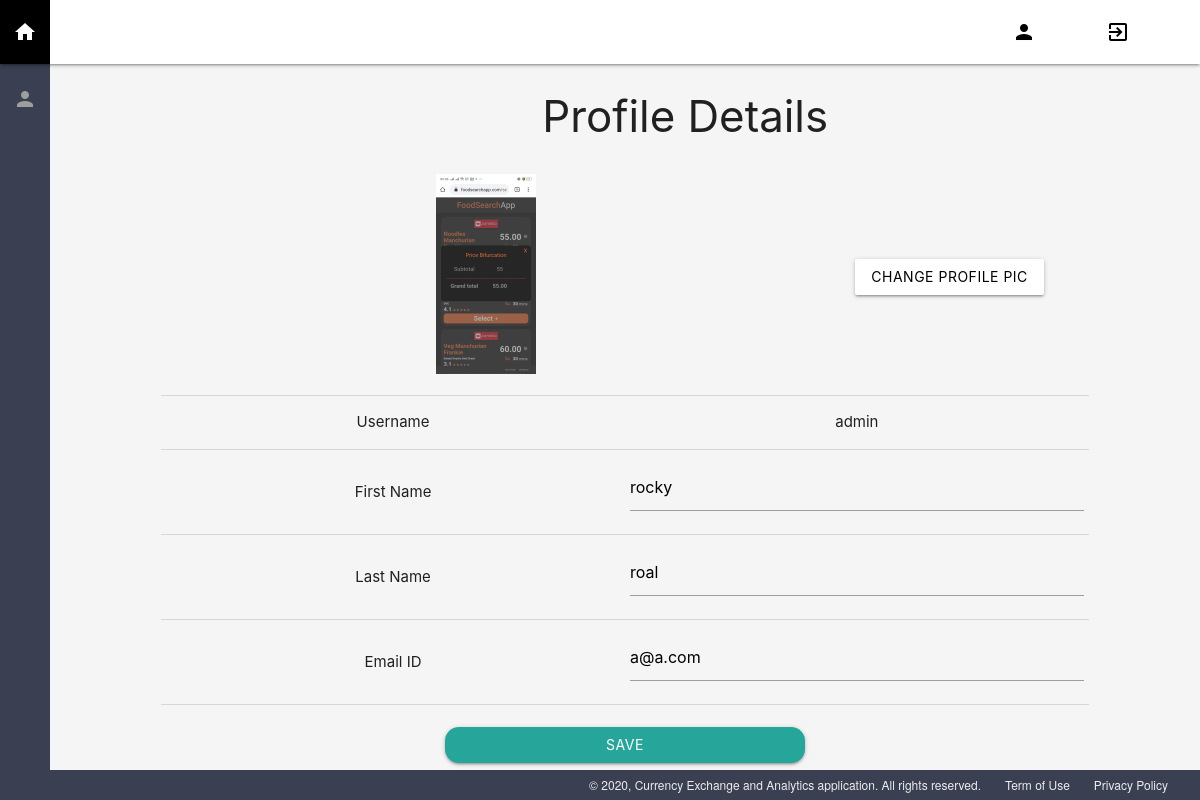
/profile/ (signed in), run on an earlier commit of the app's database.
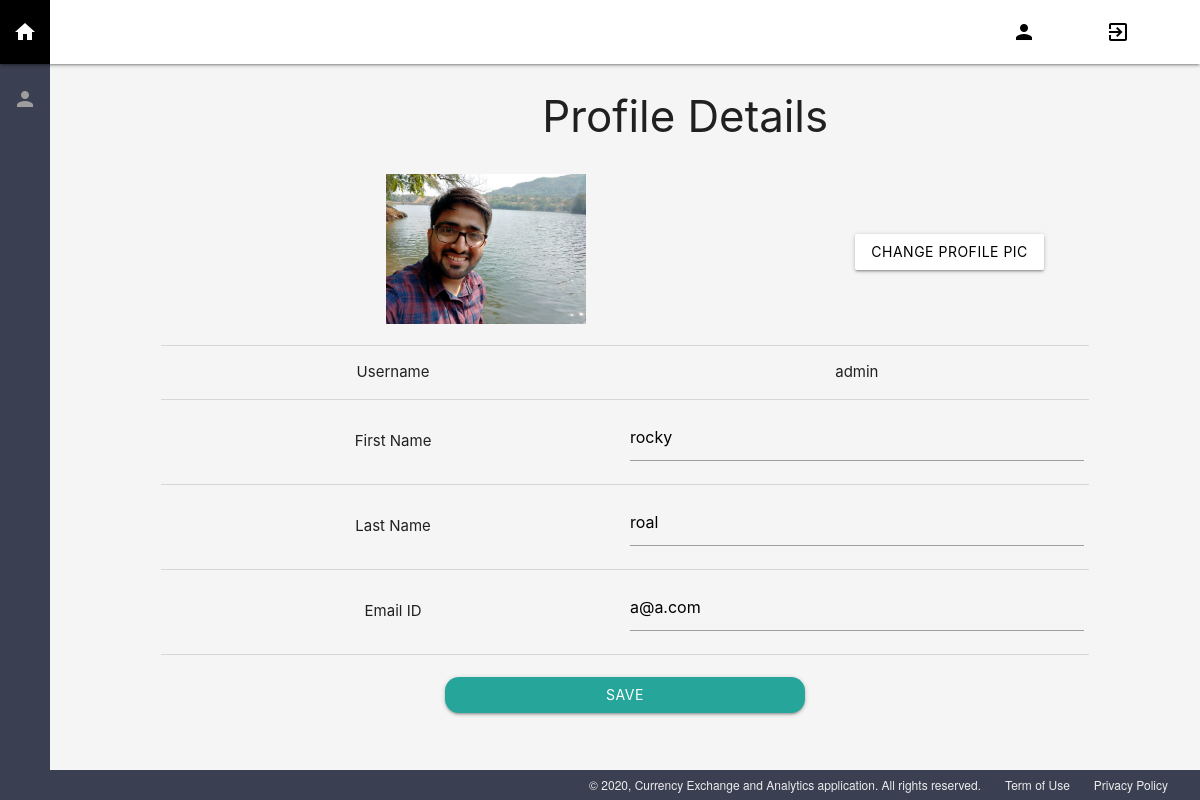
And on a later commit of the database.
### CurrencyExngApp/models.py (models this page shows, shortened)
class User(AbstractUser):
    profile_image = models.ImageField(
        upload_to=settings.IMAGE_UPLOAD_PATH, null=True, blank=True, help_text="Profile Image")
    class Meta:
        verbose_name = "User"
        verbose_name_plural = "Users"

### CurrencyExngApp/views.py (the view)
# urls.py: url(r'^profile/', views.Profile), #Profile Page
def Profile(request):
    if request.user.is_authenticated():
        return render(request, 'CurrencyExngApp/profile.html')
    else:
        return HttpResponseRedirect("/login")

### CurrencyExngApp/templates/CurrencyExngApp/profile.html (shortened to what this page needs)
{% extends 'CurrencyExngApp/base.html' %}
{% block content %}
{% load static %}
<div>
	<div class="col s4 m4 l4 offset-s5 offset-m5 offset-l5 ">
	    <h3>Profile Details</h3>
	</div>
</div>
<br>
<div style="padding: 0 100px">
	<table>
	    <tr>
	    	{% if request.user.profile_image %}
	        	<td style="width: 70%">
	            	<img id="profile-pic" src="{{request.user.profile_image.url}}" style="max-width: 200px; max-height: 200px" />
	        	</td>
	        	<td style="width: 30%">
	        		<a href="#modal-upload-profile-image" class="btn white black-text modal-trigger">Change Profile Pic</a>
	        	</td>
	        {% endif %}
	    </tr>
	</table>
	<table>
	    <tr>
	        <td>Username</td>
	        <td>{{ request.user.username }}</td>
	    </tr>
	    <tr>
	        <td>First Name</td>
	        <td><input type="text" name="" id="profile-first-name" value="{{request.user.first_name}}"></td>
	    </tr>
	    <tr>
	        <td>Last Name</td>
	        <td><input type="text" name="" id="profile-last-name" value="{{request.user.last_name}}"></td>
	    </tr>
	    <tr>
	        <td>Email ID</td>
	        <td><input type="text" name="" id="profile-emailid" value="{{request.user.email}}"></td>
	    </tr>
	</table>
</div>
<br>
<div class="row">
  <div class="col s4 l4 m4 offset-m4 offset-l4 offset-s4">
    <a href="javascript:void(0)" class="btn col s12" style="border-radius:1em;" onclick="save_profile_data()">Save</a>
  </div>
</div>
{% endblock %}

### CurrencyExngApp/templates/CurrencyExngApp/base.html (shortened to what this page needs)
{% load static %}
<!DOCTYPE html>
<html lang="en">
<head>
  <link rel="stylesheet" type="text/css" href="{% static 'CurrencyExngApp/css/external-css/material_icons.css' %}"
  media="screen,projection">
  <link rel="stylesheet" type="text/css" href="{% static 'CurrencyExngApp/css/external-css/materialize.min.css' %}"
  media="screen,projection">
  <link rel="stylesheet" type="text/css" href="{% static 'CurrencyExngApp/css/style.css' %}"
  media="screen,projection">
</head>
<body class="grey lighten-4">
  <div class="navbar-fixed">
    <nav class="white lighten-1" role="navigation">
      <div class="nav-wrapper">
        <a href="#" class="brand-logo red-text">
          <div class="row">
            <div class="col center-align black darken-3" style="width: 4.16%;">
              <br>
                <a href="/home/" class="white-text tooltipped" data-position="right" data-tooltip="Home">
                <i class="material-icons" id="home-button">home</i>
              </a>
            </div>
            <div class="col s-eleven-half">
              <div class="col s1 right">
                <a href="/logout/" class="black-text" data-position="bottom" title="Logout"><i class="material-icons">exit_to_app</i></a>
              </div>
              <div class="col s1 right">
                <a href="#" class="black-text" data-position="bottom" title="{{ request.user.username }}"><i class="material-icons">person</i></a>
              </div>
            </div>
          </div>
        </a>
      </div>
    </nav>
  </div>
  <div class="row">
    <div style="position: fixed;" class="col s-half">
      <div class="row">
        <div class="col s12 center-align" style="height: 100vh; background-color: #3A3F51;">
          <br>
            <a href="/profile/" class="tooltipped grey-text" data-position="right" data-tooltip="Profile">
              <i class="material-icons">person</i>
            </a>
            <br><br>
        </div>
      </div>
    </div>
    <div class="col s-eleven-half offset-s-half">
        {% block content %}
        {% endblock %}
    </div>
  </div>
<div class="app-footer">
    <a href="javascript:void(0)" target="_blank">Privacy Policy</a>
    <a href="javascript:void(0)" target="_blank">Term of Use</a>
    <span> © {% now "Y" %}, Currency Exchange and Analytics application. All rights reserved.</span>
</div>
</body>
</html>

### CurrencyExngApp/static/CurrencyExngApp/css/style.css (style rules this page uses)
.app-footer { position: fixed; bottom: 0; background-color: #3A3F51; width: 100%; padding: 0 20px; font-family: Helvetica Neue,Roboto,Arial,Droid Sans,sans-serif; text-align: left; font-size: 12px; line-height: 30px; height: 30px; z-index: 2147483647; }
.app-footer a { float: right; color: #EEE; font-size: 12px; padding: 0 1em; }
.app-footer span { float: right; color: #EEE; font-size: 12px; padding: 0 1em; }
.s-half { width: 4.16%; }
.offset-s-half { margin-left: 4.16% !important; }
.s-eleven-half { width: 95.84%; }

### CurrencyExngApp/templates/CurrencyExngApp/profile.html (style rules this page uses)
td { text-align: center; width: 50% }

What changed in the data, as far as the page shows it:
changed User "admin": user.profile_image: a different picture
